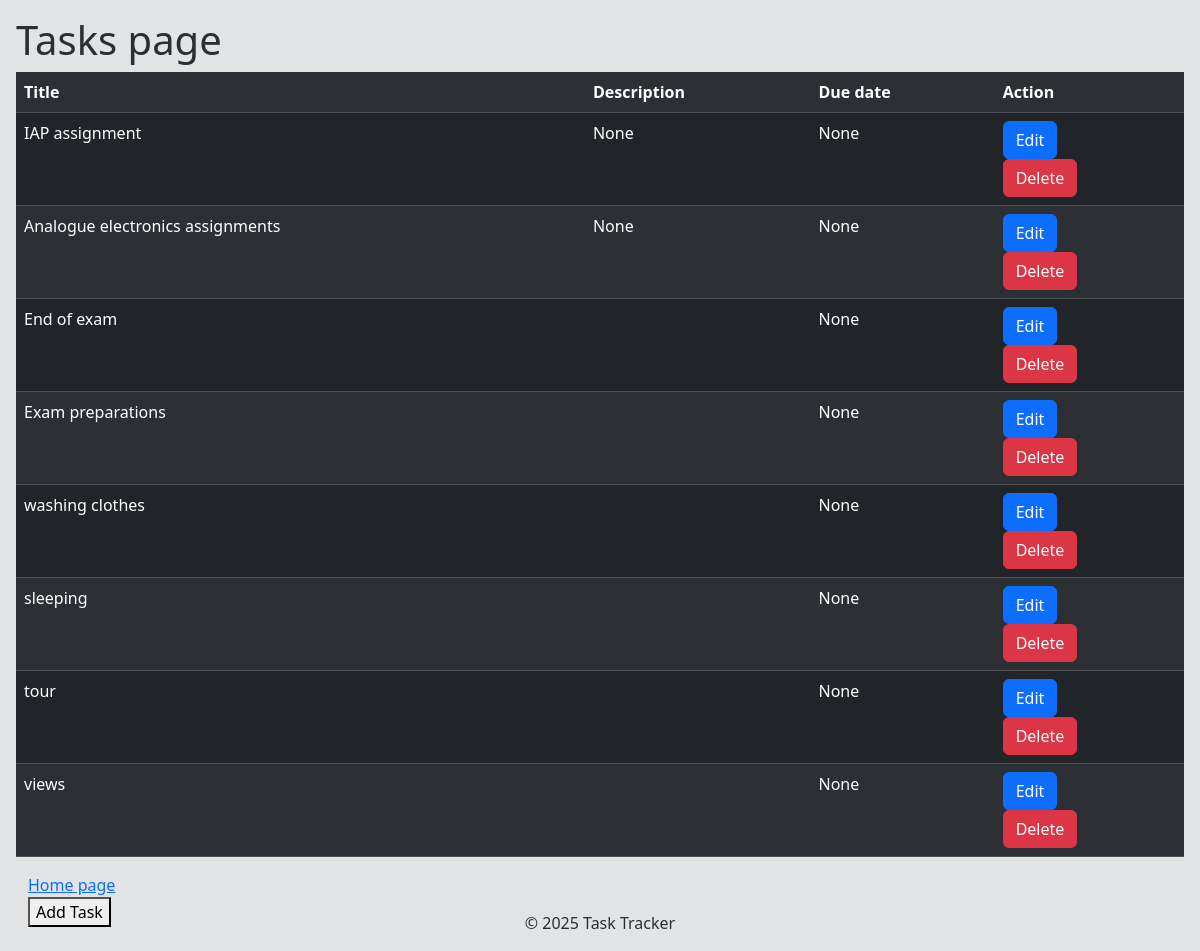
Page /tasks/ on the earlier database version.
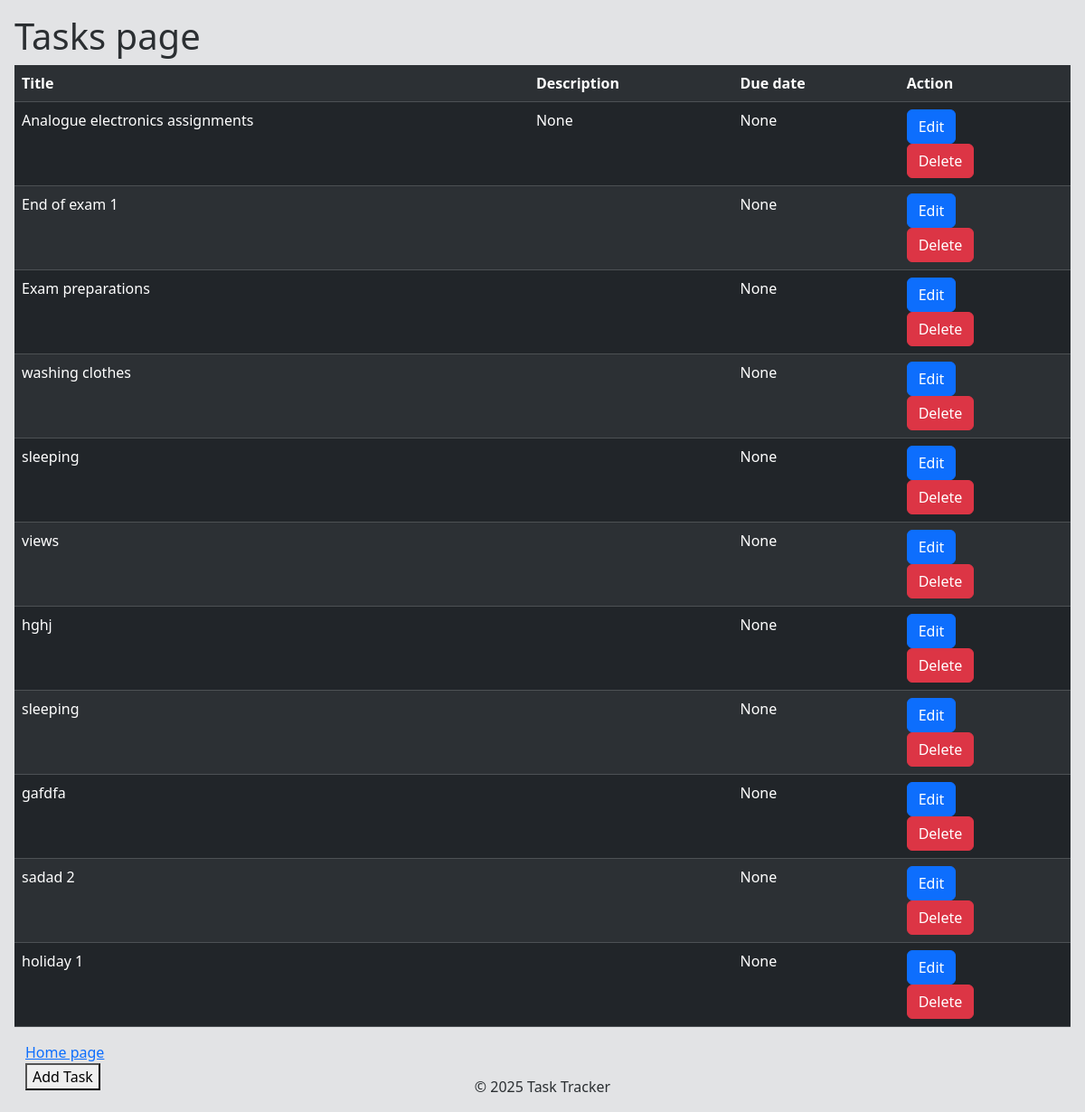
Same page on the later database version.
### tasks/models.py (models this page shows, shortened)
class Task(models.Model):
    title = models.CharField(max_length=255)
    description = models.TextField(blank=True, null=True)
    completed = models.BooleanField(default=False)
    due_date = models.DateTimeField(blank=True, null=True)

### tasks/views.py (the view)
# urls.py: path('', include('tasks.urls')),
def tasks(request):
    context = {}
    form = TaskForm()
    tasks = Task.objects.all().values
    context['tasks'] = tasks
    context['title'] = 'tasks'
    if request.method == 'POST':
        if 'delete' in request.POST:
            primary_key = request.POST.get('delete')
            task = Task.objects.get(id = primary_key)
            task.delete()
            return redirect('tasks')
    return render(request, 'tasks.html',context)

### tasks/templates/tasks.html (shortened to what this page needs)
{% extends 'base.html' %}
{% block content %}
    <h1>Tasks page</h1>
    <table class="table table-dark table-striped">
        <th>Title</th><th>Description</th>
            <th>Due date</th><th>Action</th>
        {% for task in tasks%}
            <tr>
                <td>{{task.title}}</td>
                <td>{{task.description}}</td>
                <td>{{task.due_date}}</td>
                <td>
                    <ul style="float: left;">
                    <li>
                    <form method="POST" action="{% url 'save' %}">
                        <button class="btn btn-primary" type="submit" name = "edit" value="{{task.id}}">Edit</button>
                    </form>
                    </li>
                    <li>
                    <form method="POST" action="{% url 'tasks' %}">
                    <button class="btn btn-danger" name = "delete" value="{{task.id}}" >Delete</button>
                    </form>
                    </li>
                    </ul>
                </td>
            </tr>
        {% endfor %}
    </table>
        <div class="container-fluid" >
    <div class="position-relative">
    <a href = "{% url 'home'%}">Home page</a>
    <form method="POST" action="{% url 'save' %}">
        <button type="submit" name = "task">Add Task</button>
    </div>
    </div>
{% endblock %}

### tasks/templates/base.html (shortened to what this page needs)
<!DOCTYPE html>
<html lang="en">
<head>
    {% load static %}
    <link href="https://cdn.jsdelivr.net/npm/bootstrap@5.3.3/dist/css/bootstrap.min.css" rel="stylesheet">
    <link rel="stylesheet" href="{% static '/css/styles.css' %}">
</head>
<body class="p-3 mb-2 bg-secondary-subtle text-secondary-emphasis" >
    <div >
    {% block content %}
    {% endblock %}
    </div>
    <footer class="position-absolute bottom-0 start-50 translate-middle-x">
        <p>&copy; 2025 Task Tracker</p>
    </footer>
</body>
</html>

### tasks/static/css/styles.css (style rules this page uses)
ul { list-style-type: none; margin: 0; padding: 0; overflow: hidden; }

Differences in the rows shown:
removed Task: title "IAP assignment", description "None", due_date "None", {{ task.id }} 1 (drawn)
removed Task: title "tour", due_date "None", {{ task.id }} 12 (drawn)
changed Task: title "End of exam" → "End of exam 1"
added Task: title "hghj", due_date "None", {{ task.id }} 16 (drawn)
added Task: title "sleeping", due_date "None", {{ task.id }} 17 (drawn)
added Task: title "gafdfa", due_date "None", {{ task.id }} 22 (drawn)
added Task: title "sadad 2", due_date "None", {{ task.id }} 24 (drawn)
added Task: title "holiday 1", due_date "None", {{ task.id }} 28 (drawn)
